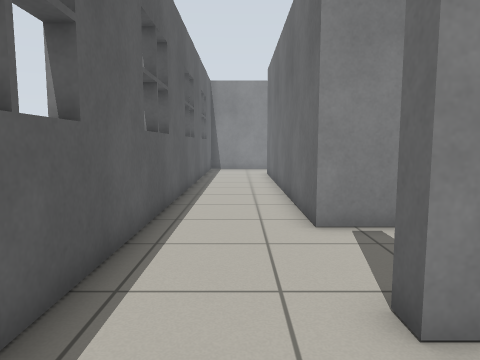
[1] (above)

24 first-person views from a walk through a world built for the Gazebo simulator. The camera is 0.89 m above the floor, tilts 6° down and sees 70° across. The floor is counted in squares, 0.5 m on a side. Each view is taken from the middle of a square. On the plan, view 1 faces up. The plan holds only what a view shows up to about 17 squares ahead; the rest is blank.

[2]
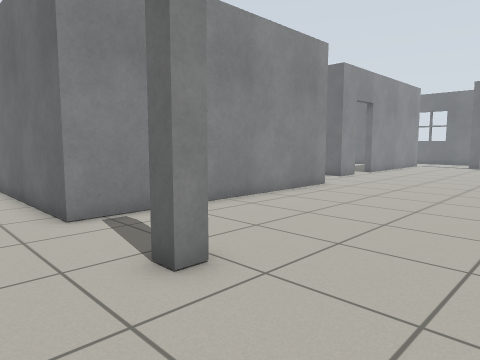

[3]
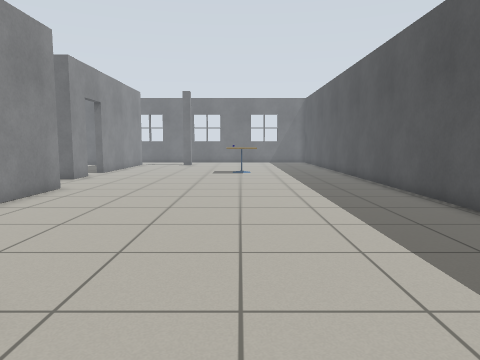

[4]
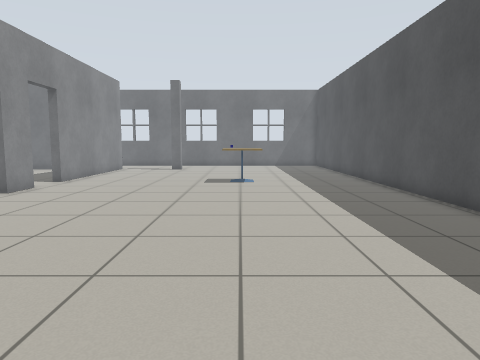

[5]
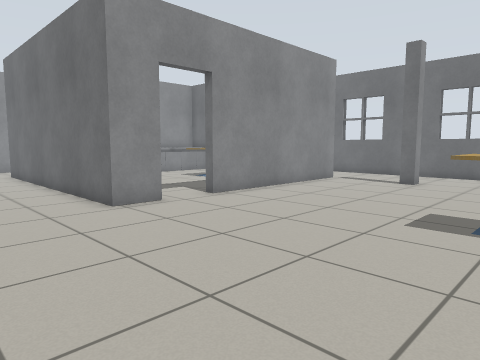

[6]
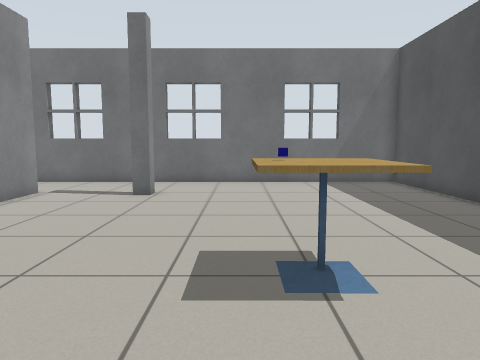

[7]
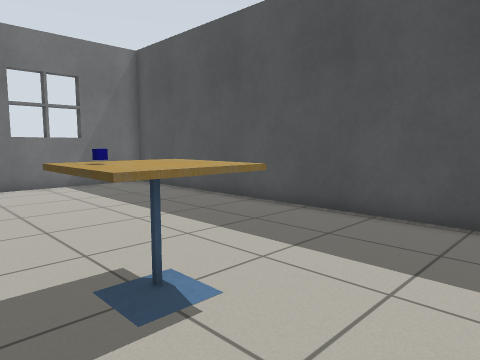

[8]
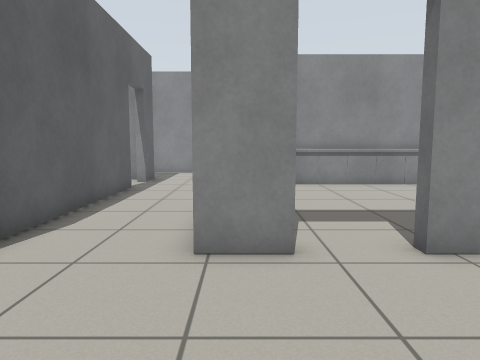

[9]
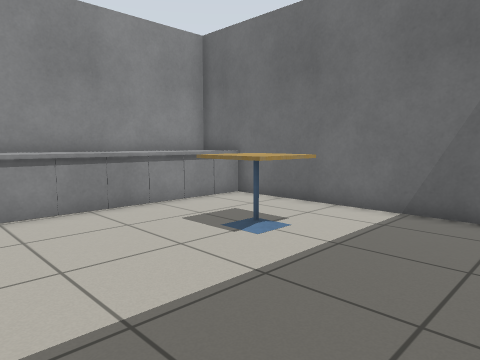

[10]
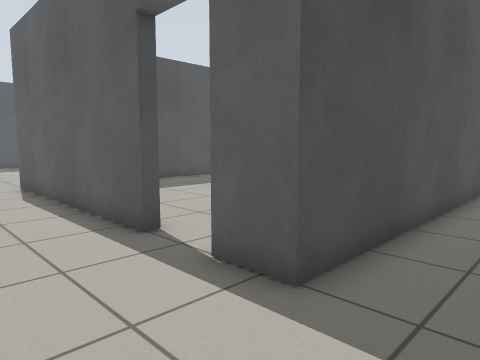

[11]
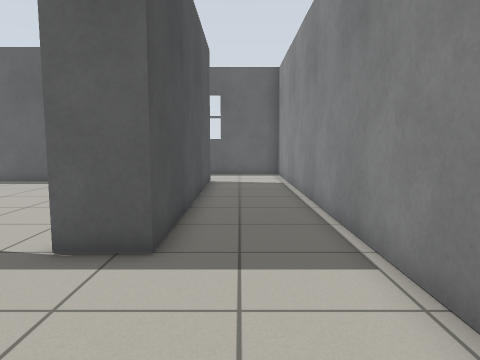

[12]
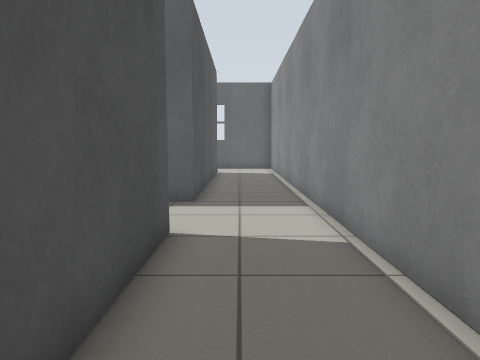

[13]
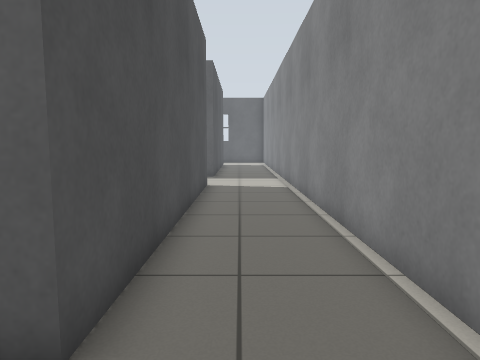

[14]
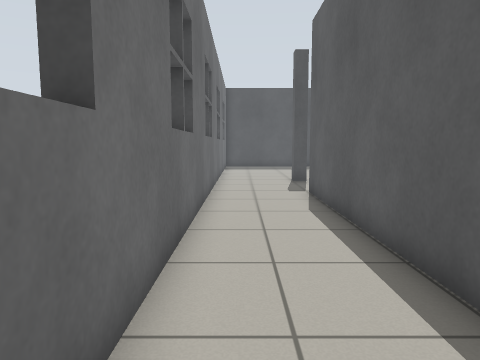

[15]
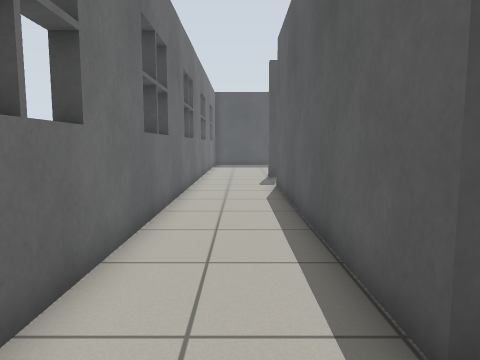

[16]
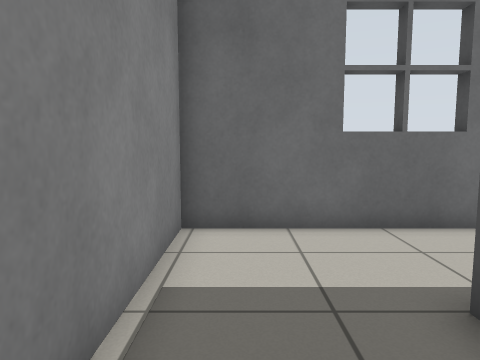

[17]
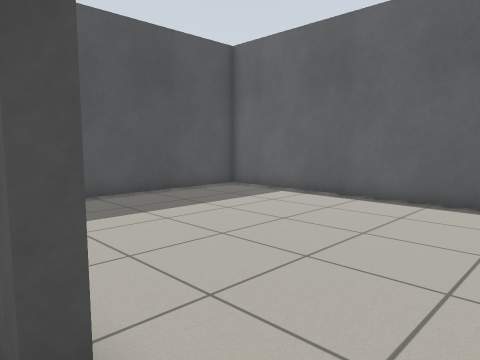

[18]
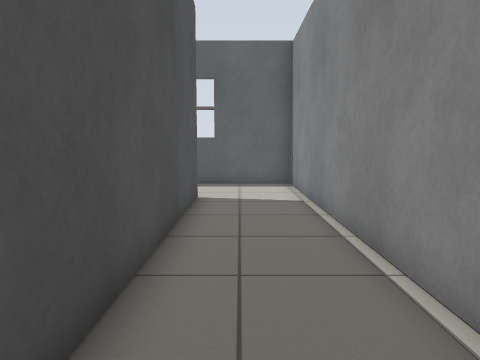

[19]
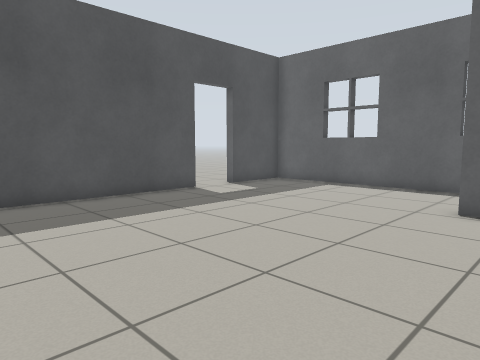

[20]
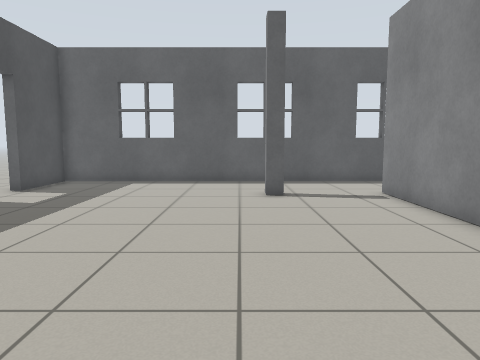

[21]
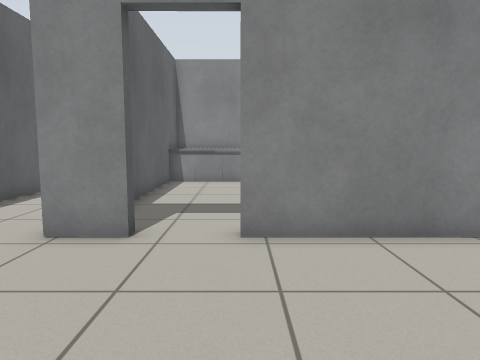

[22]
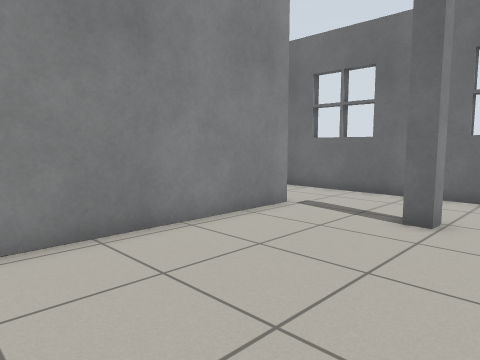

[23]
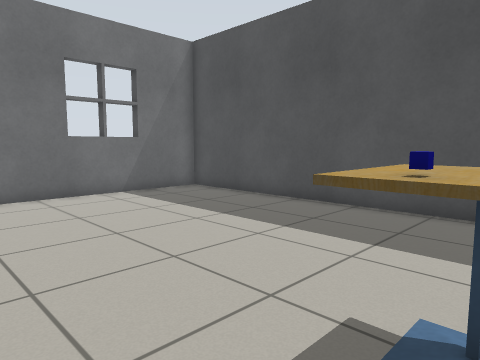

[24]
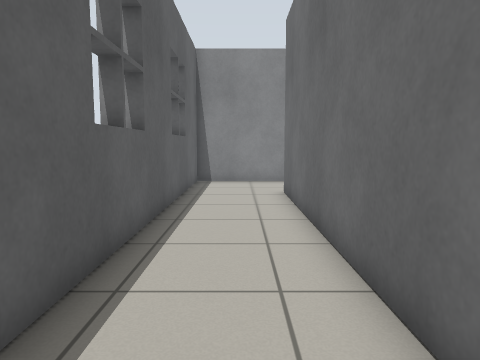

### Floor plan
Ten units are one square. View 1 is at (0, 0); x grows to the right and y downward. Boxes are objects, and circles mark ways between rooms. Rooms are numbered by the first view taken in them; rooms with no view inside come last. Other rooms are left out.
<svg viewBox="-25 -247 351 314">
<path fill="none" stroke="#000" d="M179 -89 179 -84 163 -84 163 -191M121 -168 126 -168 126 -72 16 -72 16 -206 126 -206 126 -190 121 -190M278 -47 284 -47 284 -41 278 -41 278 -47M22 -36 22 -29 16 -29 16 -36M162 -206 284 -206 284 -84 200 -84 200 -89M32 62 321 62 321 -242 -20 -242 -20 62 12 62M20 -171 20 -76 88 -76M280 -105 280 -202M167 -193 167 -126M281 -181 166 -181"/>
<rect x="195" y="-15" width="20" height="30" fill="#bbb"><title>cafe table</title></rect>
<rect x="205" y="-5" width="10" height="10" fill="#bbb"><title>blue box</title></rect>
<rect x="235" y="-155" width="20" height="30" fill="#bbb"><title>cafe table</title></rect>
<circle cx="120" cy="-175" r="3" fill="#2a7"/>
<circle cx="190" cy="-90" r="3" fill="#2a7"/>
<text x="150" y="-70">1</text>
<text x="70" y="-140">2</text>
<text x="220" y="-140">3</text>
</svg>
Room 1 opens to room 2. Room 1 opens to room 3.

Where each view was taken, in squares from view 1:
view 1: 0 up, 0 right, facing up
view 2: 1 down, 1 left, facing up-right
view 3: 0 up, 1 left, facing right
view 4: 0 up, 4 right, facing right
view 5: 1 down, 12 right, facing up-right
view 6: 1 up, 16 right, facing right
view 7: 2 up, 17 right, facing down-right
view 8: 3 up, 17 right, facing up
view 9: 9 up, 19 right, facing up-right
view 10: 23 up, 16 right, facing down-left
view 11: 22 up, 18 right, facing left
view 12: 22 up, 23 right, facing left
view 13: 22 up, 31 right, facing left
view 14: 21 up, 31 right, facing down
view 15: 23 up, 30 right, facing down
view 16: 23 up, 25 right, facing right
view 17: 19 up, 13 right, facing down-left
view 18: 22 up, 13 right, facing left
view 19: 5 up, 12 right, facing down-left
view 20: 2 up, 14 right, facing left
view 21: 2 up, 20 right, facing up
view 22: 2 up, 20 right, facing up-right
view 23: 3 up, 20 right, facing down-right
view 24: 8 up, 0 right, facing up
